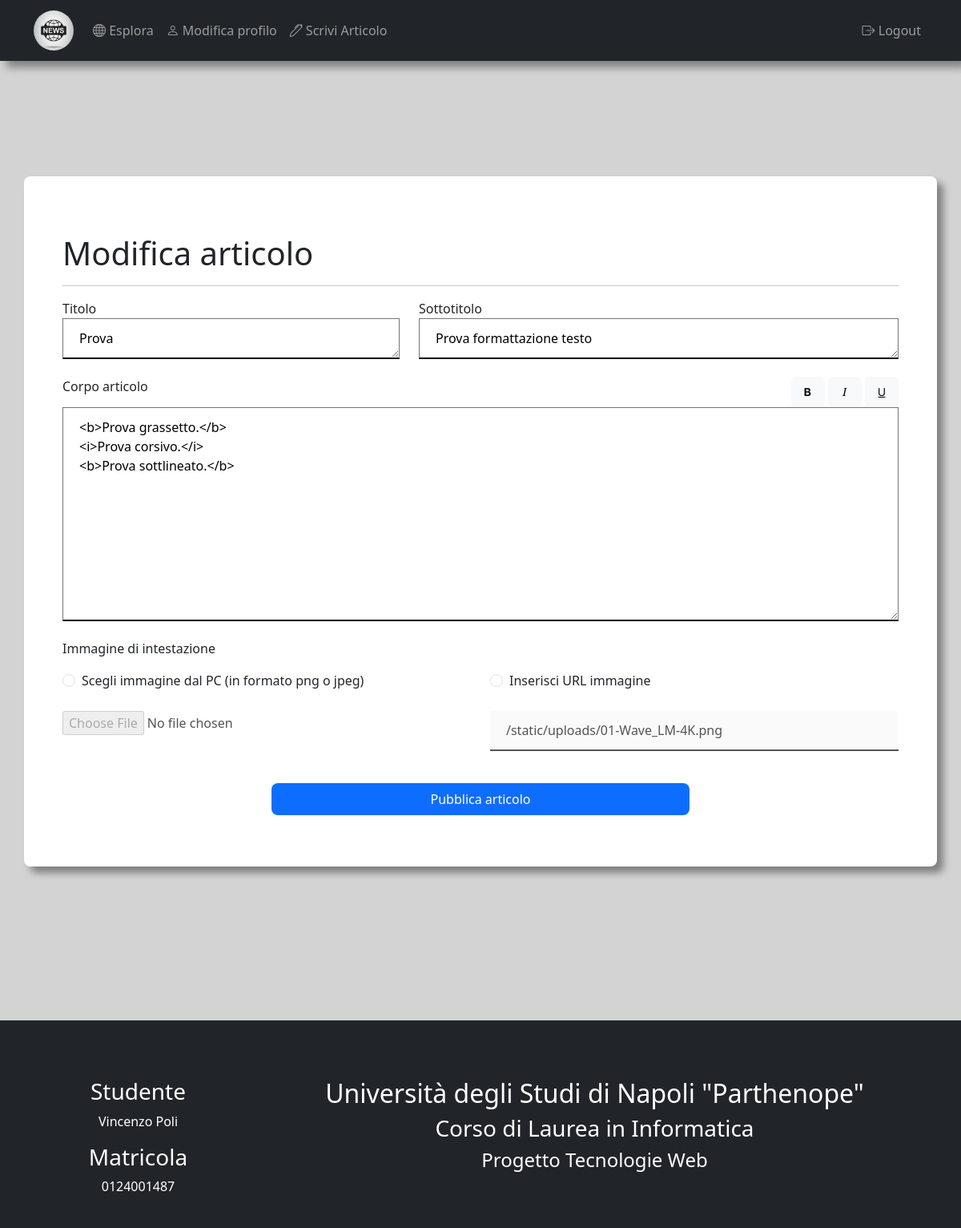
The app's page /edit_article/Prova (signed in), older data.
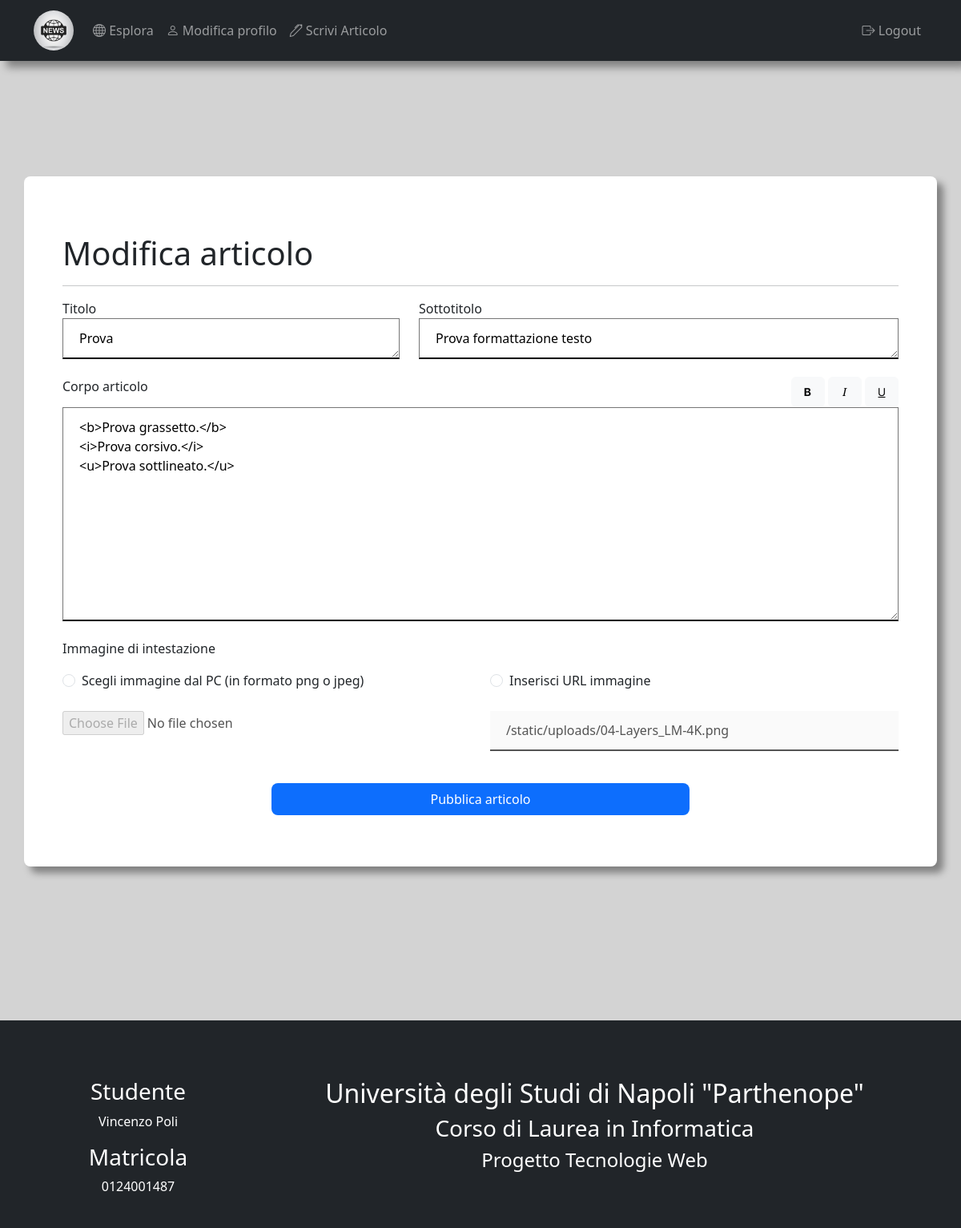
The same page, newer data.
### app/models.py (models this page shows, shortened)
class Article(db.Model):
    id = db.Column(db.Integer, primary_key=True)
    title = db.Column(db.String(75), unique=True)
    subtitle = db.Column(db.String(150))
    body = db.Column(db.Text())
    head_img = db.Column(db.String())
    timeStamp = db.Column(db.DateTime, index=True, default=datetime.now(timezone.utc))
    author = db.Column(db.String(64))
    user_id = db.Column(db.Integer, db.ForeignKey('user.id'))

### app/routes.py (the view, shortened to what this page needs)
@app.route('/edit_article/<article_title>', methods=['GET', 'POST'])
@login_required
def edit_article(article_title):
    article = Article.query.filter_by(title=article_title).first()
    form = EditArticleForm()
    if request.method == 'GET':
        form.title.data = article.title
        form.subtitle.data = article.subtitle
        form.body.data = article.body
        form.head_img.data = article.head_img
    return render_template('article_form.html', title='Modifica articolo', form=form)

### app/forms.py (shortened to what this page needs)
class EditArticleForm(FlaskForm):
    title = TextAreaField('Titolo', validators=[Length(min=0, max=75)])
    subtitle = TextAreaField('Sottotitolo', validators=[Length(min=0, max=150)])
    body = TextAreaField(
        'Corpo articolo', validators=[
            DataRequired(), Length(min=0)]
    )
    head_img = StringField('Immagine di intestazione')
    submit = SubmitField('Pubblica articolo')

### app/models.py (called while the page is built)
@login.user_loader
def load_user(id):
    return User.query.get(id)

### app/routes.py (called while the page is built)
@app.before_request
def before_request():
    if current_user.is_authenticated:
        current_user.last_seen = datetime.now()
        db.session.commit()

### app/templates/article_form.html (shortened to what this page needs)
{% extends "base.html" %}
{% block app_content %}
    <h1>{{ title }}</h1>
    <hr>
    <form action="" method="post" enctype="multipart/form-data">
        <div class="row">
            <div class="col-sm-5">
                <p>
                    {{ form.title.label }}<br/>
                    {{ form.title(rows=1) }}
                </p>
            </div>
            <div class="col-sm-7">
                <p>
                    {{ form.subtitle.label }}<br/>
                    {{ form.subtitle(rows=1) }}
                </p>
            </div>
        </div>
        <div class="row">
            <div class="col-sm-12">
                <p>
                    {{ form.body.label }}
                    <span class="formatting-buttons">
                        <button type="button" class="btn btn-light" id="bold" onclick="textFormatting('bold')"><i class="bi bi-type-bold"></i></button>
                        <button type="button" class="btn btn-light" onclick="textFormatting('italic')"><i class="bi bi-type-italic" id="italic"></i></button>
                        <button type="button" class="btn btn-light" onclick="textFormatting('underline')"><i class="bi bi-type-underline" id="underline"></i></button>
                    </span>
                    {{ form.body(id='body-textarticle', rows=10) }}
                </p>
            </div>
        </div>
        <div class="row">
            <div class="col-sm-6">
                <p>
                    {{ form.head_img.label }}
                </p>
            </div>
        </div>
        <div class="row">
            <div class="col-sm-6" >
                <div class="form-check">
                    <label class="form-check-label" for="radio1">Scegli immagine dal PC (in formato png o jpeg)</label>
                    <input type="radio" class="form-check-input" id="radio1" name="optradio" value="option1"
                           onchange="changeState('radio1', 'radio2', 'image-file', 'image-url')">
                </div><br>
                <p>
                    <input id='image-file' type="file" name="filename" accept="image/png, image/jpeg" disabled>
                </p><br/>
            </div>
            <div class="col-sm-6">
                <div class="form-check">
                    <label class="form-check-label" for="radio2">Inserisci URL immagine</label>
                    <input type="radio" class="form-check-input" id="radio2" name="optradio" value="option2"
                           onchange="changeState('radio1', 'radio2', 'image-file', 'image-url')">
                </div><br>
                 <p>
                     {{ form.head_img(id='image-url', disabled=True, type='url') }}
                </p><br/>
            </div>
        </div>
            <p class="submit-form">
                {{ form.submit() }}
            </p>
    </form>
{% endblock %}

### app/templates/base.html (shortened to what this page needs)
<!DOCTYPE html>
<html lang="it">
<head>
    <link rel="stylesheet" href="{{ url_for('static', filename='style.css') }}">
    <link rel="stylesheet" href="https://cdn.jsdelivr.net/npm/bootstrap-icons@1.3.0/font/bootstrap-icons.css">
    <link href="https://cdn.jsdelivr.net/npm/bootstrap@5.3.2/dist/css/bootstrap.min.css" rel="stylesheet">
</head>
<body>
    <div class="background-div">
        {% set roles = {'admin': 3, 'capo redattore': 2, 'redattore': 1, 'utente': 0} %}
        <nav class="navbar navbar-expand-sm bg-dark navbar-dark">
            <div class="container">
                <a class="navbar-brand" href="{{ url_for('index') }}">
                    <img src="http://127.0.0.1:5000/static/logo/aaalogoaaa.jpg" alt="Logo" style="width:50px;" class="rounded-pill">
                </a>
                <div class="collapse navbar-collapse" id="mynavbar">
                    <ul class="navbar-nav me-auto">
                        {% if current_page == 'explore' %}
                            <li class="nav-item">
                                <a class="nav-link active" href="{{ url_for('explore') }}"><i class="bi bi-globe"></i> Esplora</a>
                            </li>
                        {% else %}
                            <li class="nav-item">
                                <a class="nav-link" href="{{ url_for('explore') }}"><i class="bi bi-globe"></i> Esplora</a>
                            </li>
                        {% endif %}
                        {% if current_user.is_authenticated %}
                            {% if current_page == 'user' %}
                                <li class="nav-item">
                                    <a class="nav-link active" href="{{ url_for('user', username=current_user.username) }}"><i class="bi bi-person"></i> Modifica profilo</a>
                                </li>
                            {% else %}
                                <li class="nav-item">
                                    <a class="nav-link" href="{{ url_for('user', username=current_user.username) }}"><i class="bi bi-person"></i> Modifica profilo</a>
                                </li>
                            {% endif %}
                            {% if roles[current_user.role] > 0 %}
                                {% if current_page == 'new_article' %}
                                <li class="nav-item">
                                    <a class="nav-link active" href="{{ url_for('new_article') }}"><i class="bi bi-pen"></i> Scrivi Articolo</a>
                                </li>
                                {% else %}
                                    <li class="nav-item">
                                        <a class="nav-link" href="{{ url_for('new_article') }}"><i class="bi bi-pen"></i> Scrivi Articolo</a>
                                    </li>
                                {% endif %}
                            {% endif %}
                        {% endif %}
                    </ul>
                    <ul class="navbar-nav">
                        {% if current_user.is_anonymous %}
                            <li class="nav-item">
                                <a class="nav-link active" href="{{ url_for('login') }}"><i class="bi bi-door-open"></i> Login</a>
                            </li>
                        {% elif current_user.is_authenticated %}
                            <li class="nav-item">
                                <a class="nav-link" href="{{ url_for('logout') }}"><i class="bi bi-box-arrow-right"></i> Logout</a>
                            </li>
                        {% endif %}
                    </ul>
                </div>
            </div>
        </nav><br><br><br><br>
        <div class="container bg-white p-5 my-5" id="body_page"><br/>
            {% block app_content %}{% endblock %}
        </div><br><br><br><br>
        <div class="mt-5 p-4 bg-dark text-white text-center">
            <div class="container mt-5">
                <div class="row">
                    <div class="col-sm-3">
                        <h3>Studente</h3>
                        <p>Vincenzo Poli</p>
                        <h3>Matricola</h3>
                        <p>0124001487</p>
                    </div>
                    <div class="col-sm-9">
                        <h2>Università degli Studi di Napoli "Parthenope"</h2>
                        <h3>Corso di Laurea in Informatica</h3>
                        <h4>Progetto Tecnologie Web</h4>
                    </div>
                </div>
            </div>
        </div>
    </div>
</body>
</html>

### app/static/style.css (style rules this page uses)
nav, #body_page { box-shadow: 8px 8px 10px rgb(128, 128, 128); }
.background-div { background-color: lightgrey; }
#body_page { min-height: 675px; }
.new-user, .remember-me, .profile-button, .submit-form { text-align: center; }
input[type=text], input[type=password], input[type=url] { border: none; padding: 12px 20px; border-bottom: 2px solid; width: 100%; }
input[type=submit] { background-color: #0d6efd; width: 50%; padding: 8px; border-radius: 8px; color: white; border: none; }
textarea { white-space: pre-line; padding: 12px 20px; border-bottom: 2px solid; width: 100%; }
.formatting-buttons { float: right; }
#profile-form, #body_page, .text-block, .index-image { border-radius: 8px; }

Row changes from the older to the newer data that the page shows:
changed Article "Prova": body "<b>Prova grassetto.</b> <i>Prova corsivo.</i> <b>Prova sottlineato.</b>" → "<b>Prova grassetto.</b> <i>Prova corsivo.</i> <u>Prova sottlineato.</u>"; head_img "/static/uploads/01-Wave_LM-4K.png" → "/static/uploads/04-Layers_LM-4K.png"
